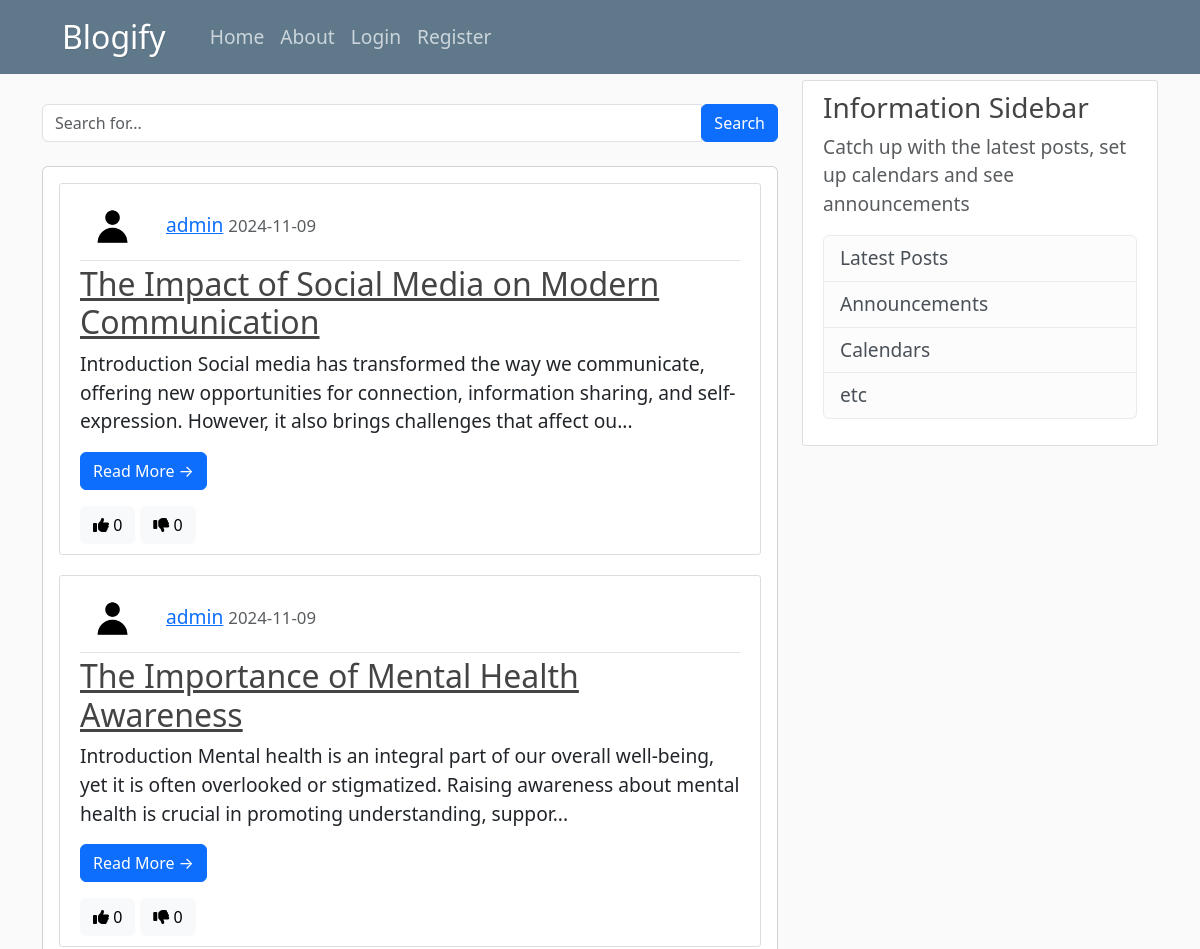
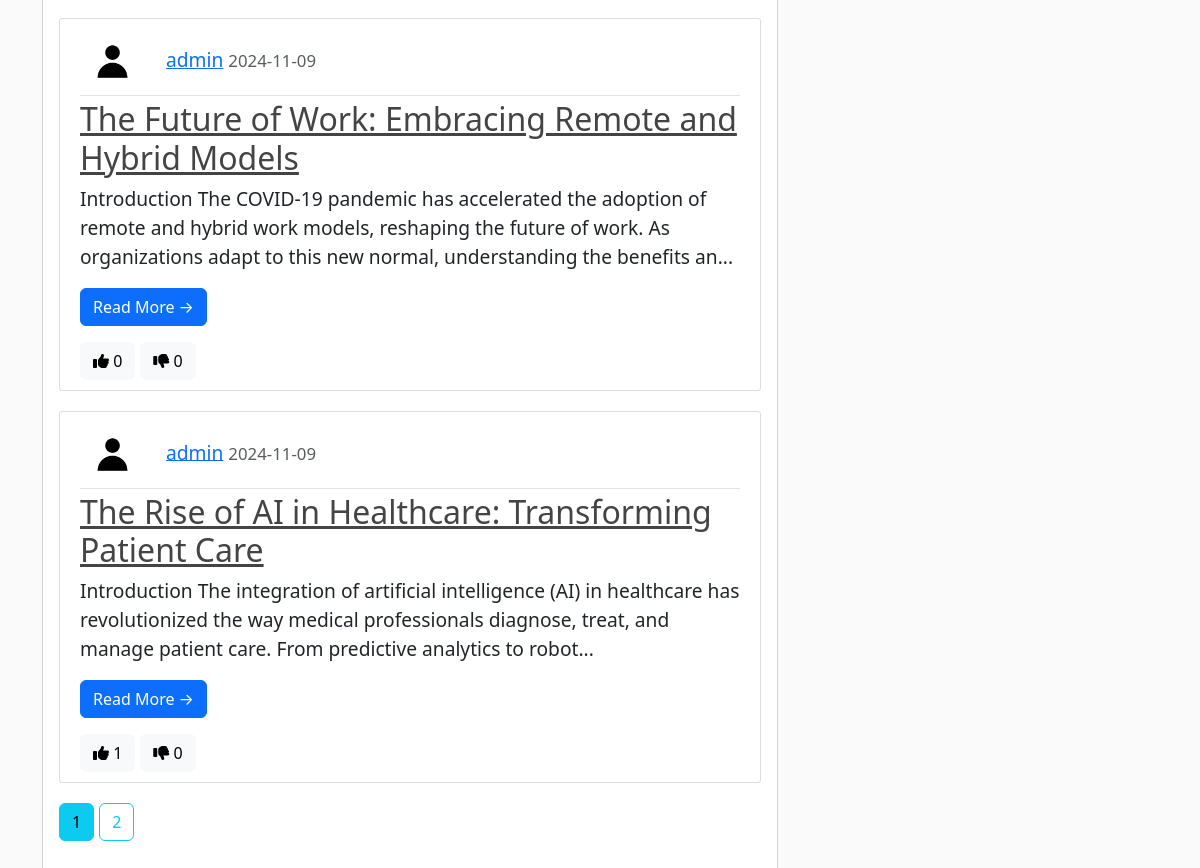
The app's page /home, older data (2 pictures, top to bottom).
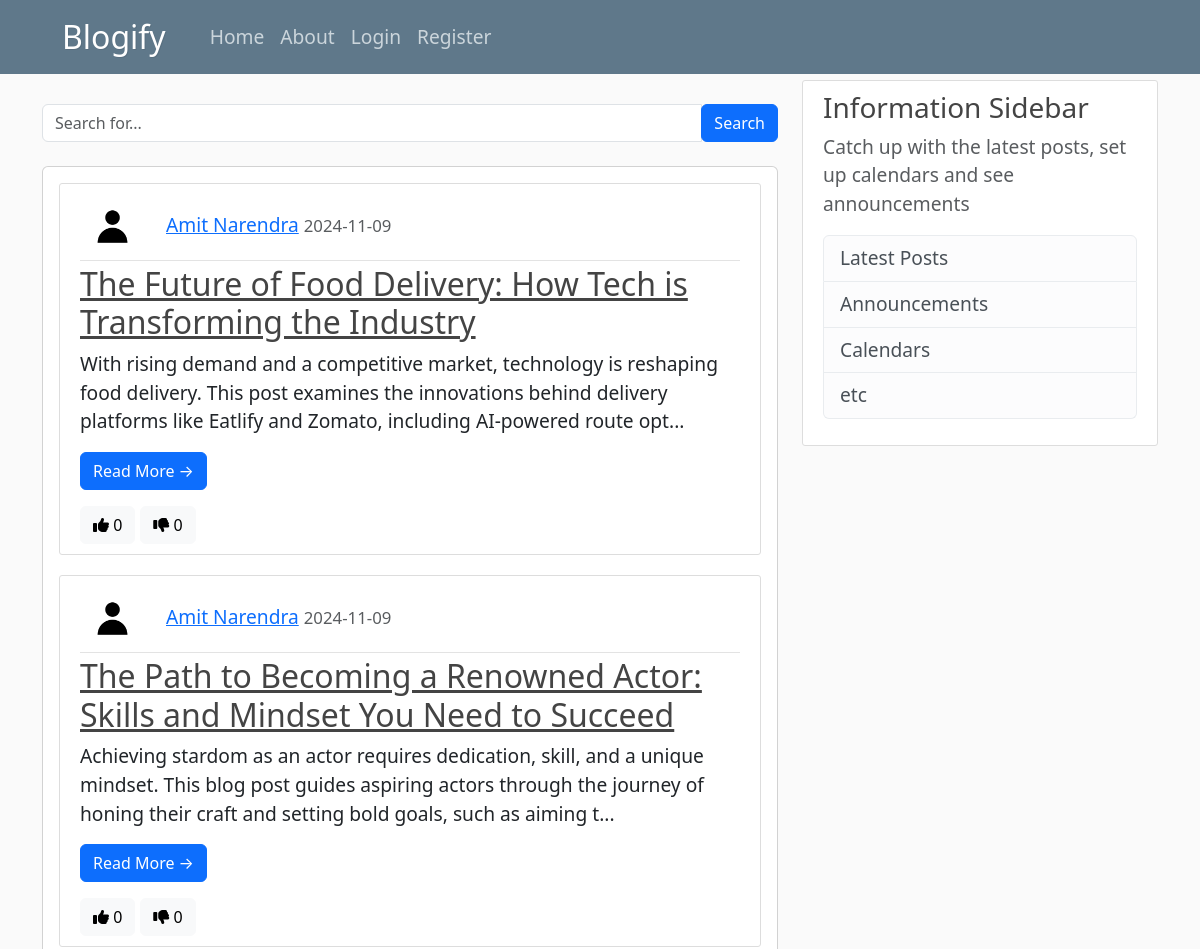
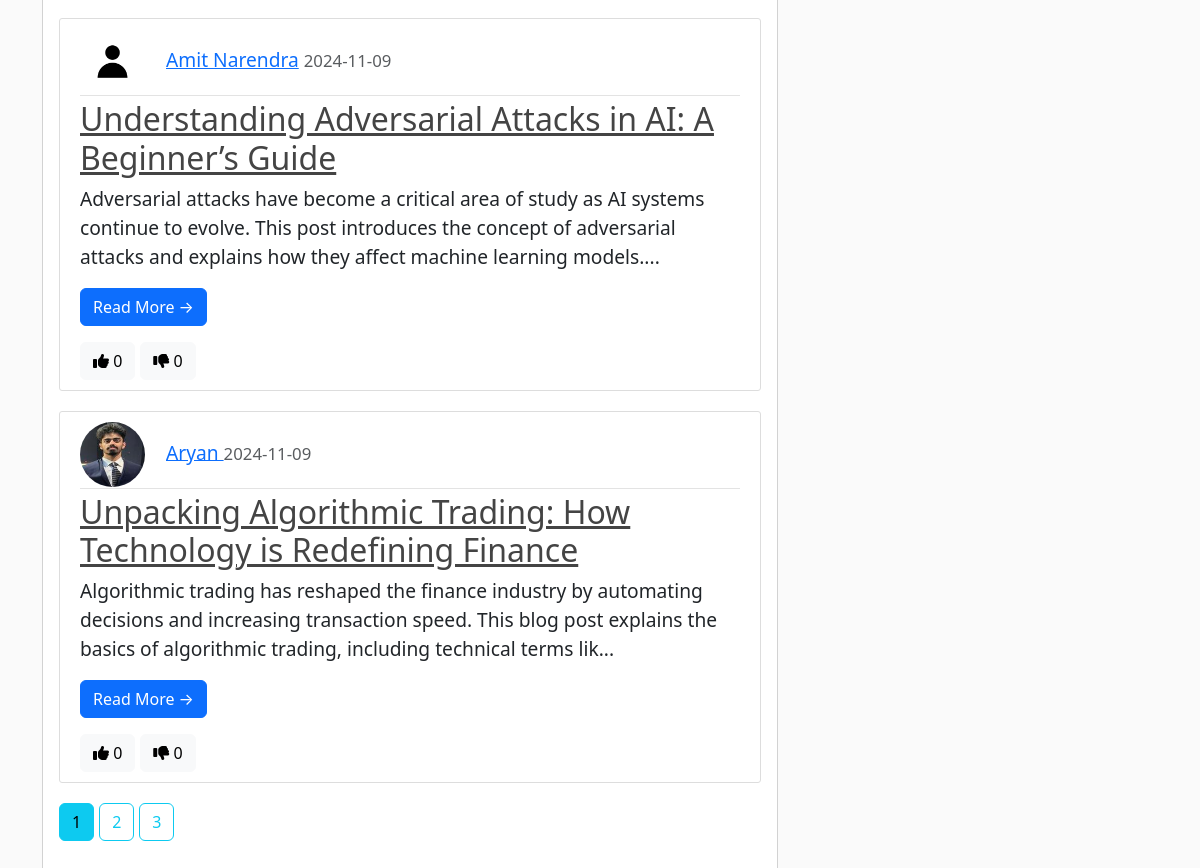
The same page, newer data (2 pictures, top to bottom).
### blogify/models.py (models this page shows, shortened)
class Post(db.Model):
    id = db.Column(db.Integer, primary_key=True)
    title = db.Column(db.String(150), nullable=False)
    date_posted = db.Column(db.DateTime, nullable=False, default=datetime.utcnow)
    content = db.Column(db.Text, nullable=False)
    user_id = db.Column(db.Integer, db.ForeignKey('user.id'), nullable=False)
    likes_count = db.Column(db.Integer, default=0)     # Likes counter
    dislikes_count = db.Column(db.Integer, default=0)  # Dislikes counter

class User(db.Model, UserMixin):
    id = db.Column(db.Integer, primary_key=True)
    username = db.Column(db.String(20), nullable=False, unique=True)
    email = db.Column(db.String(120), nullable=False, unique=True)
    profile_pic = db.Column(db.String(20), nullable=False, default='default.jpg')
    password = db.Column(db.String(60), nullable=False)
    posts = db.relationship('Post', backref='author', lazy=True)

### blogify/routes.py (the view)
@app.route("/")
@app.route("/home")
def home():
    page = request.args.get('page', 1, type=int)
    posts = Post.query.order_by(Post.date_posted.desc()).paginate(per_page=4, page=page)
    return render_template("home.html", posts=posts, title="Home")

### blogify/templates/home.html (shortened to what this page needs)
{% extends "layout.html" %}
{% block content %}
    <div class="row my-4">
        <div class="col-md-12">
            <form action="{{ url_for('search') }}" method="GET" class="input-group">
                <input type="text" name="query" class="form-control" placeholder="Search for...">
                <span class="input-group-append">
                    <button class="btn btn-primary" type="submit">Search</button>
                </span>
            </form>
        </div>
    </div>
    <div class="card">
        <div class="card-body">
            {% for post in posts.items %}
            <article class="media content-section">
                <div class="media-body">
                    <div class="article-metadata">
                        {% if post.author.profile_pic %}
                            <img class="rounded-circle article-img" src="{{ url_for('static', filename='profile_pics/' + post.author.profile_pic) }}">
                        {% endif %}
                        <a class="mr-2" href="{{ url_for('user_posts', username=post.author.username) }}">{{ post.author.username }}</a>
                        <small class="text-muted">{{ post.date_posted.strftime("%Y-%m-%d") }}</small>
                    </div>
                    <h2><a class="article-title" href="{{ url_for('post', post_id=post.id) }}">{{ post.title }}</a></h2>
                    <p class="article-content">{{ post.content[:200] }}...</p>
                    <a href="{{ url_for('post', post_id=post.id) }}" class="btn btn-primary">Read More &rarr;</a>
                    <div class="reaction-buttons mt-3">
                        <button id="like-button-{{ post.id }}" onclick="toggleReaction('like', {{ post.id }})" class="btn btn-light {% if post.user_reaction == 'like' %}btn-primary{% endif %}">
                            <i class="fas fa-thumbs-up"></i> <span id="like-count-{{ post.id }}">{{ post.likes_count }}</span>
                        </button>
                        <button id="dislike-button-{{ post.id }}" onclick="toggleReaction('dislike', {{ post.id }})" class="btn btn-light {% if post.user_reaction == 'dislike' %}btn-danger{% endif %}">
                            <i class="fas fa-thumbs-down"></i> <span id="dislike-count-{{ post.id }}">{{ post.dislikes_count }}</span>
                        </button>
                    </div>
                </div>
            </article>
            {% endfor %}
            {% for page_num in posts.iter_pages(left_edge=1, right_edge=1, left_current=1, right_current=2) %}
                {% if page_num %}
                    {% if posts.page == page_num %}
                        <a class="btn btn-info mb-4" href="{{ url_for('home', page=page_num) }}">{{ page_num }}</a>
                    {% else %}
                    <a class="btn btn-outline-info mb-4" href="{{ url_for('home', page=page_num) }}">{{ page_num }}</a>
                    {% endif %}
                {% else %}
                    ...
                {% endif %}
            {% endfor %}
        </div>
    </div>
{% endblock content %}

Row changes from the older to the newer data that the page shows:
no longer on this page (row unchanged): Post: profile_pic (placeholder picture), author.username "admin", date_posted "2024-11-09", title "The Impact of Social Media on Modern Communication", content "Introduction Social media has transformed the way we communicate, offering new opportunities for connection, information sharing, and self-expression. However, it also brings challenges that affect ou", likes_count "0", dislikes_count "0"
no longer on this page (row unchanged): Post: profile_pic (placeholder picture), author.username "admin", date_posted "2024-11-09", title "The Importance of Mental Health Awareness", content "Introduction Mental health is an integral part of our overall well-being, yet it is often overlooked or stigmatized. Raising awareness about mental health is crucial in promoting understanding, suppor", likes_count "0", dislikes_count "0"
no longer on this page (row unchanged): Post: profile_pic (placeholder picture), author.username "admin", date_posted "2024-11-09", title "The Future of Work: Embracing Remote and Hybrid Models", content "Introduction The COVID-19 pandemic has accelerated the adoption of remote and hybrid work models, reshaping the future of work. As organizations adapt to this new normal, understanding the benefits an", likes_count "0", dislikes_count "0"
no longer on this page (row unchanged): Post: profile_pic (placeholder picture), author.username "admin", date_posted "2024-11-09", title "The Rise of AI in Healthcare: Transforming Patient Care", content "Introduction The integration of artificial intelligence (AI) in healthcare has revolutionized the way medical professionals diagnose, treat, and manage patient care. From predictive analytics to robot", likes_count "1", dislikes_count "0"
added Post: profile_pic (placeholder picture), author.username "Amit Narendra", date_posted "2024-11-09", title "The Future of Food Delivery: How Tech is Transforming the Industry", content "With rising demand and a competitive market, technology is reshaping food delivery. This post examines the innovations behind delivery platforms like Eatlify and Zomato, including AI-powered route opt", likes_count "0", dislikes_count "0"
added Post: profile_pic (placeholder picture), author.username "Amit Narendra", date_posted "2024-11-09", title "The Path to Becoming a Renowned Actor: Skills and Mindset You Need to Succeed", content "Achieving stardom as an actor requires dedication, skill, and a unique mindset. This blog post guides aspiring actors through the journey of honing their craft and setting bold goals, such as aiming t", likes_count "0", dislikes_count "0"
added Post: profile_pic (placeholder picture), author.username "Amit Narendra", date_posted "2024-11-09", title "Understanding Adversarial Attacks in AI: A Beginner’s Guide", content "Adversarial attacks have become a critical area of study as AI systems continue to evolve. This post introduces the concept of adversarial attacks and explains how they affect machine learning models.", likes_count "0", dislikes_count "0"
added Post: profile_pic (picture), author.username "Aryan", date_posted "2024-11-09", title "Unpacking Algorithmic Trading: How Technology is Redefining Finance", content "Algorithmic trading has reshaped the finance industry by automating decisions and increasing transaction speed. This blog post explains the basics of algorithmic trading, including technical terms lik", likes_count "0", dislikes_count "0"
Text that changed along with them:
new list line: "3"
